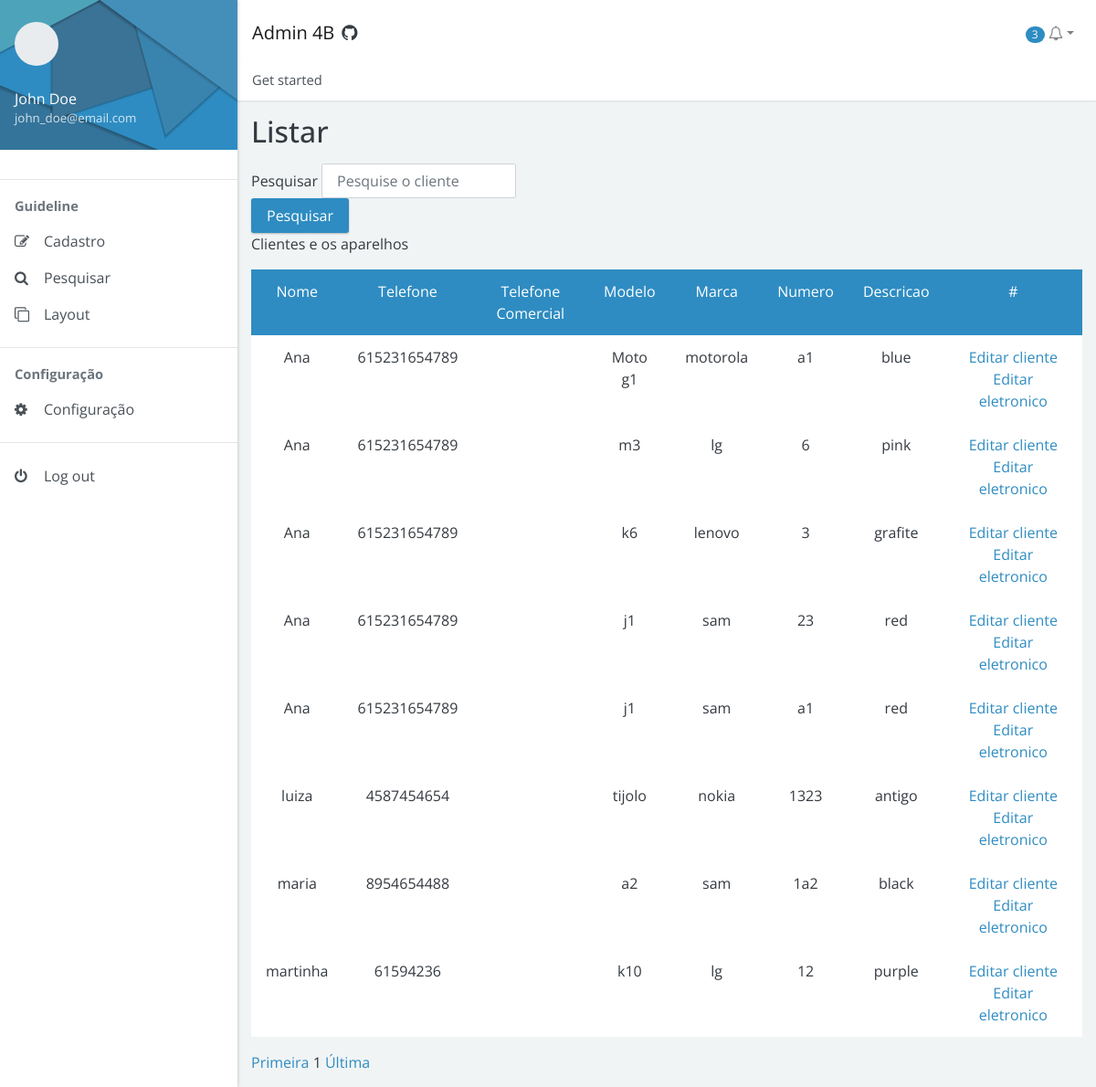
Screenshot of /dashboard/docs/pages/search/pesquisa_cliente_aparelho.php with the database file from the repository.
### tables this page shows
CREATE TABLE `cliente_eletronico` (
  `cliente_id_cliente` int(11) NOT NULL,
  `eletronico_id_eletronico` int(11) NOT NULL
);

CREATE TABLE `cliente` (
  `id_cliente` int(11) NOT NULL,
  `nome_completo` varchar(255) DEFAULT NULL,
  `email_cliente` varchar(255) NOT NULL,
  `telefone_celular` varchar(17) DEFAULT NULL,
  `telefone_contato` varchar(17) DEFAULT NULL,
  `endereco_id_endereco` int(11) NOT NULL,
  `login_id_login` int(11) NOT NULL
);

CREATE TABLE `eletronico` (
  `id_eletronico` int(11) NOT NULL,
  `modelo` varchar(255) DEFAULT NULL,
  `marca` varchar(255) DEFAULT NULL,
  `numero` varchar(50) DEFAULT NULL,
  `descricao` varchar(255) DEFAULT NULL
);

### dashboard/docs/pages/search/pesquisa_cliente_aparelho.php (the view, shortened to what this page needs)
<!doctype html>
<html lang="pt-br">
<head>
    <link rel="stylesheet" href="https://cdnjs.cloudflare.com/ajax/libs/font-awesome/4.7.0/css/font-awesome.min.css">
    <link href="../../../../../dist/admin4b.min.css?v=2.1.0" rel="stylesheet">
    <link href="../../../docs/assets/css/custom.css" rel="stylesheet">
    <link href="../../assets/css/custom.css" rel="stylesheet">
    <link href="../../../dist/admin4b.min.css" rel="stylesheet" type="text/css">
</head>
<body>
    <div class="app">
        <div class="app-sidebar">
            <div class="sidebar-header"><svg class="avatar">
                    <use href="assets/img/faces.svg" />
                </svg>
                <div class="username"><span>John Doe</span> <small>john_doe@email.com</small></div>
            </div>
            <div id="sidebar-nav" class="sidebar-nav">
                <hr><span class="sidebar-nav-header">Guideline</span>
                <ul>
                    <li><a href="#forms" data-toggle="collapse"><span class="sidebar-nav-icon fa fa-pencil-square-o"></span> <span class="sidebar-nav-text">Cadastro</span></a>
                    </li>
                    <li><a href="#search" data-toggle="collapse"><span class="sidebar-nav-icon fa fa-search"></span> <span class="sidebar-nav-text">Pesquisar</span></a>
                    </li>
                    <li><a href="#layout" data-toggle="collapse"><span class="sidebar-nav-icon fa fa-clone"></span> <span class="sidebar-nav-text">Layout</span></a>
                    </li>
                </ul>
                <hr><span class="sidebar-nav-header">Configuração</span>
                <ul>
                    <li><a href="../editar/configuracao_geral.php  "><span class="sidebar-nav-icon fa fa-cog"></span> <span class="sidebar-nav-text">Configuração</span></a>
                    </li>
                </ul>
                <hr>
                <ul>
                    <li><a href="/docs/pages/content/signin.html"><span class="sidebar-nav-icon fa fa-power-off"></span> <span class="sidebar-nav-text">Log out</span></a></li>
                </ul>
            </div>
        </div>
        <div class="app-content">
            <div class="content-header">
                <nav class="navbar navbar-expand navbar-light bg-white">
                    <div class="navbar-brand"><button type="button" class="btn btn-sidebar" data-toggle="sidebar"><i class="fa fa-bars"></i></button> <span class="pr-2">Admin 4B</span> <a href="https://github.com/marxjmoura/admin4b" class="text-dark decoration-none" data-toggle="tooltip" data-placement="right" title="Fork me on GitHub"><i class="fa fa-github"></i></a></div>
                    <ul class="navbar-nav ml-auto">
                        <li class="nav-item dropdown"><a href="#" class="nav-link dropdown-toggle" role="button" data-toggle="dropdown" aria-haspopup="true" aria-expanded="false"><span class="badge badge-pill badge-primary">3</span> <i class="fa fa-bell-o"></i></a>
                        </li>
                    </ul>
                </nav>
                <nav>
                    <ol class="breadcrumb">
                        <li class="breadcrumb-item">Get started</li>
                    </ol>
                </nav>
            </div>
            <div class="content-body">
                <div class="container">
                    <div class="page-header">
                        <div class="row">
                            <div class="col-sm-6 col-md-6">
                                <h1>Listar</h1>
                            </div>
                        </div>
                        <div class="row">
                            <div class="col-sm-1 col-md-5">
                                <form class="form-inline" method="GET" action="../pesquisar/pesquisa_cliente.php">
                                    <div class="form-group">Pesquisar&nbsp;
                                        <input type="text" name="pesquisa" class="form-control" id="exampleInputName2" placeholder="Pesquise o cliente" style="margin-right: 10px;">
                                    </div>
                                    <button type="submit" class="btn btn-primary">Pesquisar</button>
                                </form>
                            </div>
                        </div>
                    </div>
                    <div class="align-items-center">
                        <div class="">
                            <p>Clientes e os aparelhos</p>
                            <table class="table table-bordered table-hover text-center">
                                <tr class="bg bg-primary text-white text-center">
                                    <td>Nome</td>
                                    <td>Telefone</td>
                                    <td>Telefone Comercial</td>
                                    <td>Modelo</td>
                                    <td>Marca</td>
                                    <td>Numero</td>
                                    <td>Descricao</td>
                                    <td> # </td>
                                </tr>
                                <?php
                                include_once '../../crud/conexao.php';
                                if (isset($_GET['pg']) && $_GET['pg'] != "") {
                                    $pagina_atual = $_GET["pg"];
                                } else {
                                    $pagina_atual = 1;
                                }
                                if (isset($pagina_atual)) {
                                    $pagina_atual = $pagina_atual;
                                } else {
                                    $pagina_atual = 1;
                                }
                                $pagina = (!empty($pagina_atual)) ? $pagina_atual : 1;
                                $qtd_pg = 20;
                                $inicio = ($qtd_pg * $pagina) - $qtd_pg;
                                $pesquisa = $conexao->query("SELECT * FROM cliente_eletronico INNER JOIN cliente ON cliente.id_cliente = cliente_eletronico.cliente_id_cliente
                                INNER JOIN eletronico ON eletronico.id_eletronico = cliente_eletronico.eletronico_id_eletronico  ORDER BY nome_completo ASC LIMIT $inicio, $qtd_pg");
                                if ($pesquisa && $pesquisa->rowCount() != 0) {
                                    while ($resultado = $pesquisa->fetch()) {
                                        $nome = $resultado['nome_completo'];
                                        $telefone = $resultado['telefone_celular'];
                                        $telefone2 = $resultado['telefone_contato'];
                                        $modelo = $resultado['modelo'];
                                        $marca = $resultado['marca'];
                                        $numero = $resultado['numero'];
                                        $descricao = $resultado['descricao'];
                                        $id = $resultado['cliente_id_cliente'];
                                ?>
                                        <tr class="text-center">
                                            <td><?= $nome ?> </td>
                                            <td><?= $telefone ?> </td>
                                            <td><?= $telefone2 ?> </td>
                                            <td><?= $modelo ?> </td>
                                            <td><?= $marca ?> </td>
                                            <td><?= $numero ?> </td>
                                            <td><?= $descricao ?> </td>
                                            <td><a href="../editar/editar_cliente.php?id=<?= $id ?>" type="submit"><i class="bi bi-pencil-square"></i>Editar cliente</a>
                                                <a href="../editar/editar_aparelho.php?id=<?= $id ?>" type="submit"><i class="bi bi-pencil-square"></i>Editar eletronico</a>
                                            </td>
                                        </tr>
                                    <?php
                                    }
                                    ?>
                            </table>
                        <?php
                                    $select = $conexao->query("SELECT COUNT(cliente_id_cliente) AS num_result FROM cliente_eletronico");
                                    $row_pg = $select->fetch();
                                    $quantidade_pg = ceil($row_pg['num_result'] / $qtd_pg);
                                    echo "<a href='?pg=$qtd_pg' onclick='pesquisa_cliente'>Primeira</a> ";
                                    echo " $pagina ";
                                    echo " <a href='?pg=$quantidade_pg' onclick=''>Última</a>";
                                } else {
                                    echo "<div class='alert alert-danger' role='alert'>Nenhum usuário encontrado!</div>";
                                }
                        ?>
                        </div>
                    </div>
                </div>
            </div>
</body>
</html>

### dashboard/docs/assets/css/custom.css (style rules this page uses)
.app-sidebar .sidebar-header { background-image: url("/docs/assets/img/sidebar-header.svg"); background-repeat: no-repeat; background-size: 100% 100%; }

### rows the page displays
cliente_eletronico: cliente_id_cliente.nome_completo "Ana", cliente_id_cliente.telefone_celular "615231654789", eletronico_id_eletronico.modelo "Moto g1", eletronico_id_eletronico.marca "motorola", eletronico_id_eletronico.numero "a1", eletronico_id_eletronico.descricao "blue"
cliente_eletronico: cliente_id_cliente.nome_completo "Ana", cliente_id_cliente.telefone_celular "615231654789", eletronico_id_eletronico.modelo "m3", eletronico_id_eletronico.marca "lg", eletronico_id_eletronico.numero "6", eletronico_id_eletronico.descricao "pink"
cliente_eletronico: cliente_id_cliente.nome_completo "Ana", cliente_id_cliente.telefone_celular "615231654789", eletronico_id_eletronico.modelo "k6", eletronico_id_eletronico.marca "lenovo", eletronico_id_eletronico.numero "3", eletronico_id_eletronico.descricao "grafite"
cliente_eletronico: cliente_id_cliente.nome_completo "Ana", cliente_id_cliente.telefone_celular "615231654789", eletronico_id_eletronico.modelo "j1", eletronico_id_eletronico.marca "sam", eletronico_id_eletronico.numero "23", eletronico_id_eletronico.descricao "red"
cliente_eletronico: cliente_id_cliente.nome_completo "Ana", cliente_id_cliente.telefone_celular "615231654789", eletronico_id_eletronico.modelo "j1", eletronico_id_eletronico.marca "sam", eletronico_id_eletronico.numero "a1", eletronico_id_eletronico.descricao "red"
cliente_eletronico: cliente_id_cliente.nome_completo "luiza", cliente_id_cliente.telefone_celular "4587454654", eletronico_id_eletronico.modelo "tijolo", eletronico_id_eletronico.marca "nokia", eletronico_id_eletronico.numero "1323", eletronico_id_eletronico.descricao "antigo"
cliente_eletronico: cliente_id_cliente.nome_completo "maria", cliente_id_cliente.telefone_celular "8954654488", eletronico_id_eletronico.modelo "a2", eletronico_id_eletronico.marca "sam", eletronico_id_eletronico.numero "1a2", eletronico_id_eletronico.descricao "black"
cliente_eletronico: cliente_id_cliente.nome_completo "martinha", cliente_id_cliente.telefone_celular "61594236", eletronico_id_eletronico.modelo "k10", eletronico_id_eletronico.marca "lg", eletronico_id_eletronico.numero "12", eletronico_id_eletronico.descricao "purple"

### other values shown
$pagina "1"
